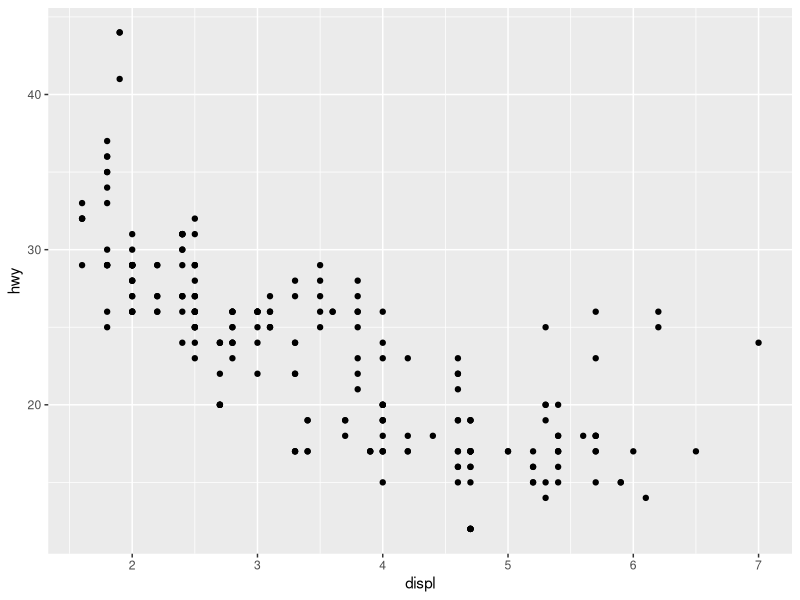
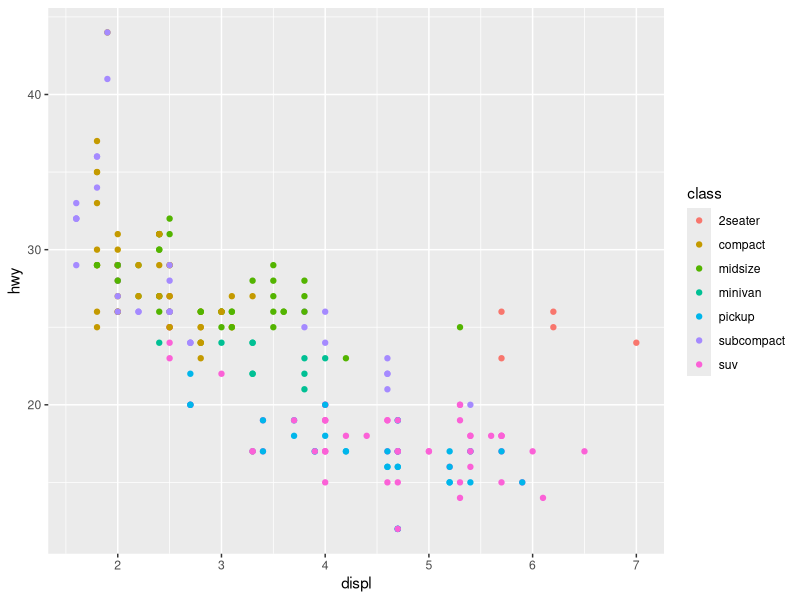
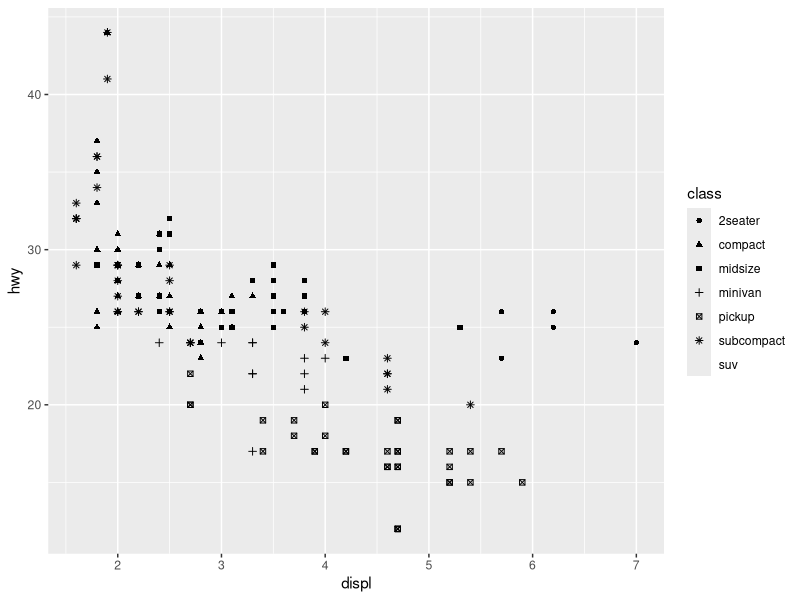
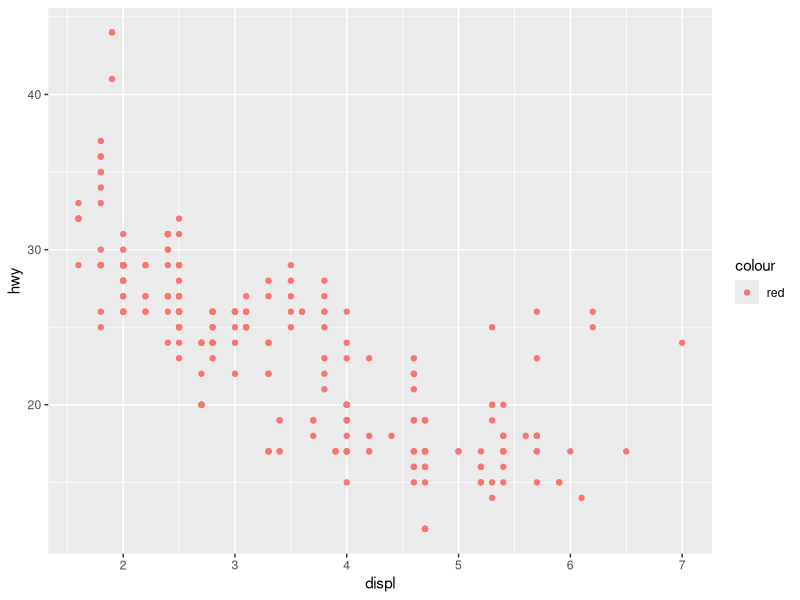
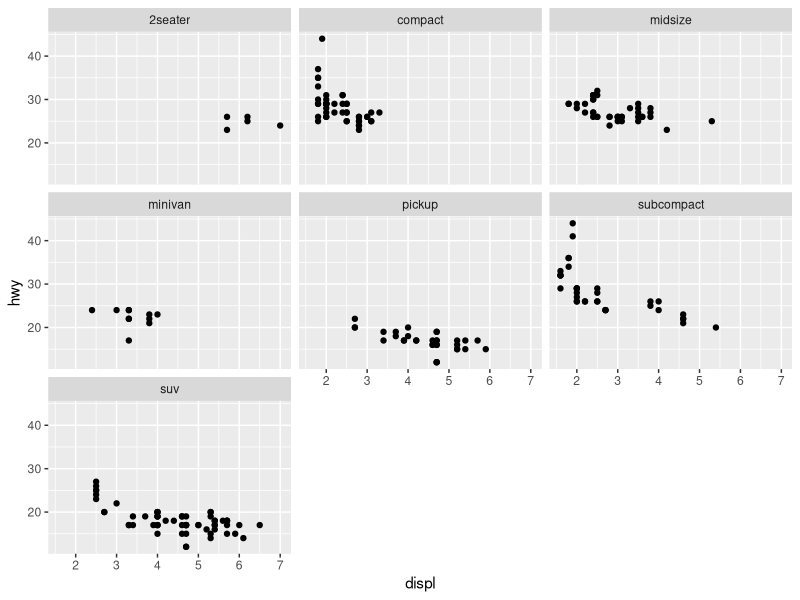
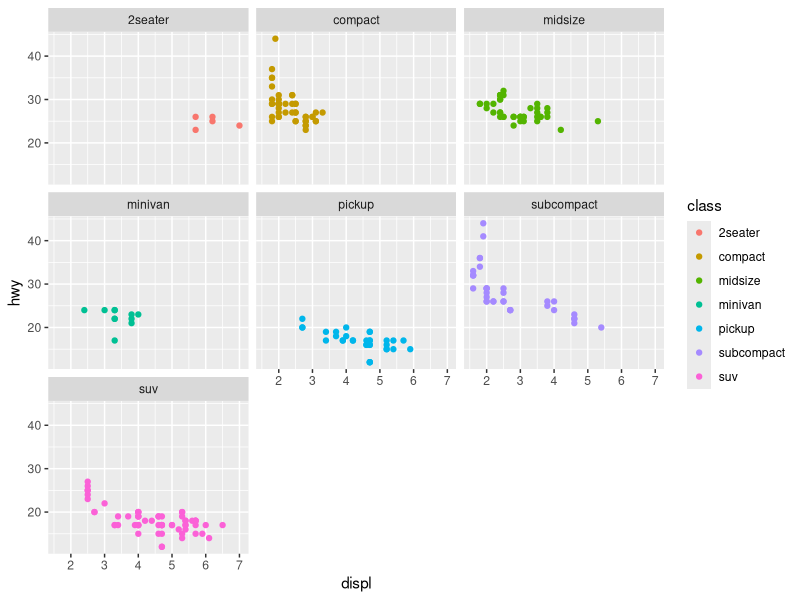
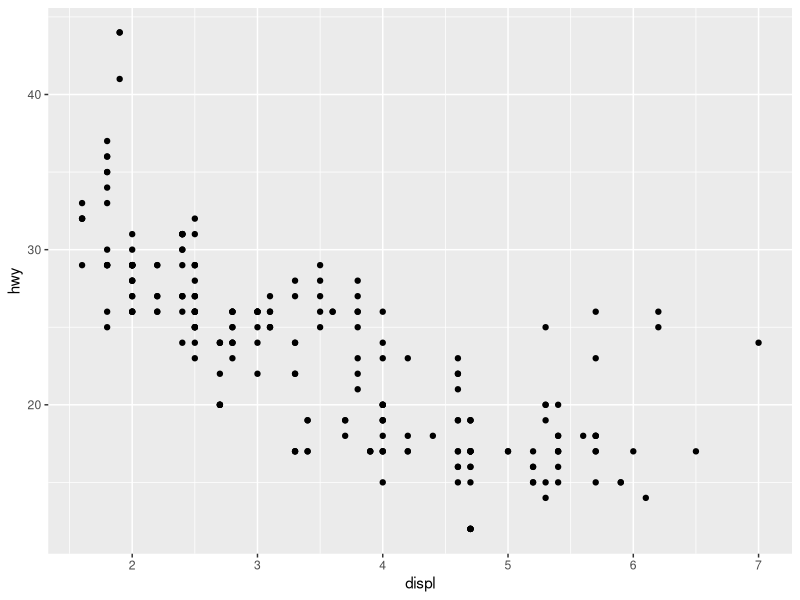
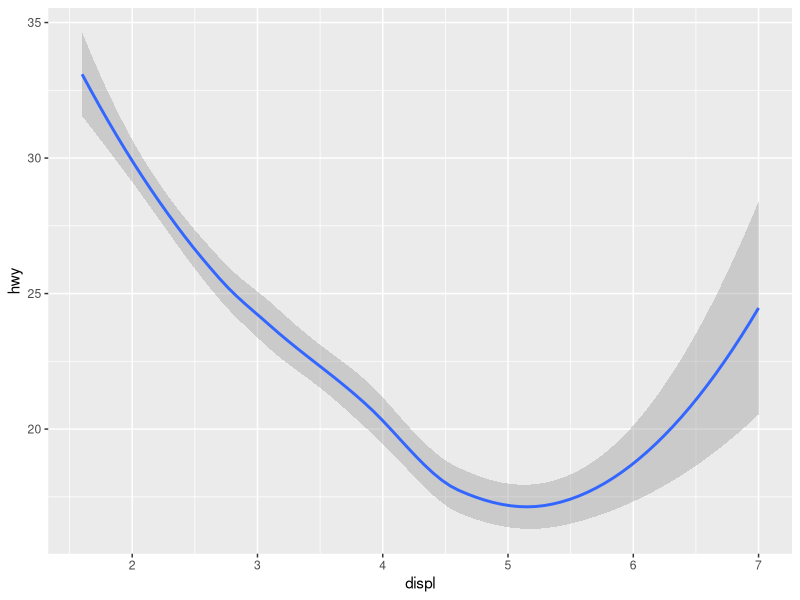

Reproduce these figures in R, in order.
## ---- chunk 1
knitr::opts_chunk$set(echo = TRUE)
## ---- chunk 2
library(ggplot2)
head(diamonds) # ダイアモンドのデータ
head(mpg) # 自動車の燃費のデータ

ggplot(data = mpg) +
  geom_point(mapping = aes(x = displ, y = hwy))
ggplot(data = mpg) +
  geom_point(mapping = aes(x = displ, y = hwy, colour = class))
ggplot(data = mpg) +
  geom_point(mapping = aes(x = displ, y = hwy, shape = class))
ggplot(data = mpg) +
  geom_point(mapping = aes(x = displ, y = hwy, colour = "red"))

ggplot(data = mpg) +
  geom_point(mapping = aes(x = displ, y = hwy)) +
  facet_wrap(~class)
ggplot(data = mpg) +
  geom_point(mapping = aes(x = displ, y = hwy, colour = class)) +
  facet_wrap(~class)








ggplot(data = mpg) +
  geom_point(mapping = aes(x = displ, y = hwy))
ggplot(data = mpg) +
  geom_smooth(mapping = aes(x = displ, y = hwy))
ggplot(data = mpg) +
  geom_smooth(mapping = aes(x = displ, y = hwy, colour = drv))

ggplot(data = mpg, mapping = aes(x = displ, y = hwy)) +
  geom_point() +
  geom_smooth()
  
ggplot(data = mpg, mapping = aes(x = displ, y = hwy)) +
  geom_point(aes(colour = class)) +
  geom_smooth()


##########
ggplot(data = diamonds, mapping = aes(x = cut)) +
  geom_bar()

ggplot(data = diamonds, mapping = aes(x = cut, fill = cut)) +
  geom_bar()

ggplot(data = diamonds, mapping = aes(x = cut, y = price)) +
  geom_boxplot()

a <- ggplot(diamonds, aes(cut, price, fill = cut)) +
  geom_violin(trim = FALSE) +
  geom_boxplot(width = 0.08, fill = "white", outlier.size = FALSE) +
  theme_light()

a + coord_flip()




## ---- chunk 3
# viridis theme
data <- data.frame(x = rnorm(10000), y = rnorm(10000))
# viridis
g1 <- ggplot(data, aes(x = x, y = y)) + geom_hex() + coord_fixed() +
  scale_fill_viridis_c() +
  theme_bw()
# magma
g2 <- ggplot(data, aes(x, y)) + geom_hex() + coord_fixed() +
  scale_fill_viridis_c(option = "magma") +
  theme_bw()
# inferno
g3 <- ggplot(data, aes(x, y)) + geom_hex() + coord_fixed() +
  scale_fill_viridis_c(option = "inferno") +
  theme_bw()
# plasma
g4 <- ggplot(data, aes(x, y)) + geom_hex() + coord_fixed() +
  scale_fill_viridis_c(option = "plasma") +
  theme_bw()
# cividis
g5 <- ggplot(data, aes(x, y)) + geom_hex() + coord_fixed() +
  scale_fill_viridis_c(option = "cividis") +
  theme_bw()
# default colour of ggplot2
g6 <- ggplot(data, aes(x, y)) + geom_hex() + coord_fixed() + theme_bw()
gridExtra::grid.arrange(g1, g2, g3, g4, g5, g6)
## ---- chunk 4
heatmap_2 <-  read.table("heatmap_2.txt", header = T, sep = "\t", row.names = 1)
head(heatmap_2)
colnames(heatmap_2) <- c("1", "2", "3", "4", "5", "6", "7", "8")
head(heatmap_2)

class(heatmap_2)


library(gplots)
library(viridis)
# png("heatmap.png", width = 400, height = 800)
heatmap.2(as.matrix(heatmap_2), col = bluered(256), trace = "none", cexCol = 0.9, cexRow = 0.5)
heatmap.2(as.matrix(heatmap_2), col = bluered(256), trace = "none", cexCol = 0.9, cexRow = 0.5, scale = "row") # scaling
# Seurat colour
heatmap.2(as.matrix(heatmap_2), col = colorRampPalette(c("#FF00FF", "#000000", "#FFFF00")), trace = "none", cexCol = 0.9, cexRow = 0.5, scale = "row")
heatmap.2(as.matrix(heatmap_2), col = viridis, trace = "none", cexCol = 0.9, cexRow = 0.5)
heatmap.2(as.matrix(heatmap_2), col = viridis, trace = "none", cexCol = 0.9, cexRow = 0.5, scale = "row")
heatmap.2(as.matrix(heatmap_2), col = viridis, trace = "none", cexCol = 0.9, cexRow = 0.5, scale = "col")

heatmap.2(as.matrix(heatmap_2), col = magma, trace = "none", cexCol = 0.9, cexRow = 0.5)
# scaling
heatmap.2(as.matrix(heatmap_2), col = magma, trace = "none", cexCol = 0.9, cexRow = 0.5, scale = "row")
heatmap.2(as.matrix(heatmap_2), col = plasma, trace = "none", cexCol = 0.9, cexRow = 0.5, scale = "row")
heatmap.2(as.matrix(heatmap_2), col = inferno, trace = "none", cexCol = 0.9, cexRow = 0.5, scale = "row")
heatmap.2(as.matrix(heatmap_2), col = cividis, trace = "none", cexCol = 0.9, cexRow = 0.5, scale = "row")
heatmap.2(as.matrix(heatmap_2), col = viridis, trace = "none", cexCol = 0.9, cexRow = 0.5, scale = "row")
